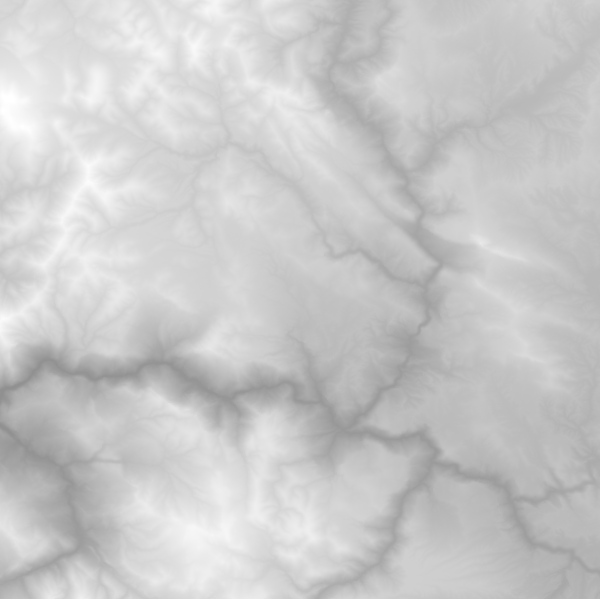
#> input picture maps/test_images/test2.png, 600 x 599 px
$ python imagedraw_sample.py
#> lines starting #> are read from the running program, lines starting #| are printed output that depends on the picture

# draws an 'x' over the image
# sample taken from PIL docs
from PIL import Image, ImageDraw

im = Image.open("maps/test_images/test2.png")
#> im is the input picture: PIL image 600x599 RGB; min 143, max 255, mean 201.2

draw = ImageDraw.Draw(im)
draw.line((0, 0) + im.size, fill=128)
draw.line((0, im.size[1], im.size[0], 0), fill=128)
draw.point
del draw


im.save("maps/test_images/imagedraw_test1.png")
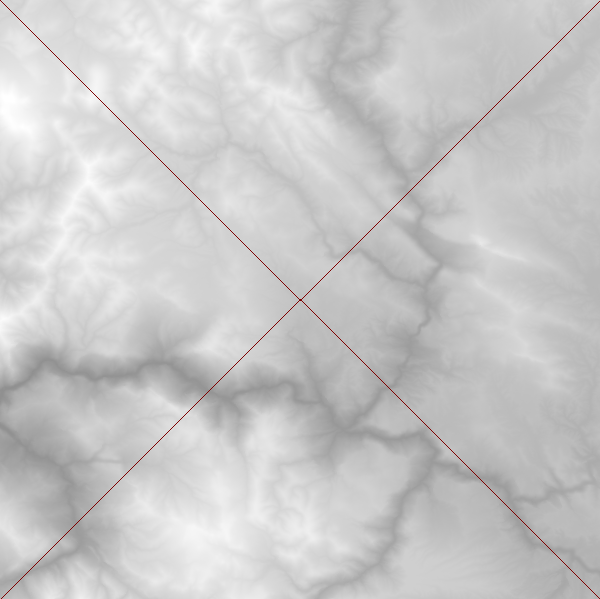
#> saved as imagedraw_test1.png: PIL image 600x599 RGB; mean R, G, B 201, 200.6, 200.6
